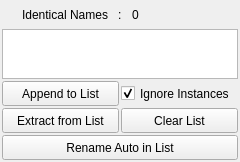
<?xml version="1.0" encoding="UTF-8"?>
<ui version="4.0">
	<class>WindowMain</class>
	<widget class="QMainWindow" name="WindowMain">
		<property name="geometry">
			<rect>
				<x>0</x>
				<y>0</y>
				<width>240</width>
				<height>162</height>
			</rect>
		</property>
		<property name="windowTitle">
			<string>Namer</string>
		</property>
		<property name="windowIcon">
			<iconset>
				<normaloff>../icons/ToolSeq.svg</normaloff>../icons/ToolSeq.svg
			</iconset>
		</property>
		<widget class="QWidget" name="Widget_00">
			<layout class="QVBoxLayout" name="verticalLayout">
				<property name="spacing">
					<number>2</number>
				</property>
				<property name="leftMargin">
					<number>2</number>
				</property>
				<property name="topMargin">
					<number>2</number>
				</property>
				<property name="rightMargin">
					<number>2</number>
				</property>
				<property name="bottomMargin">
					<number>2</number>
				</property>
				<item>
					<widget class="QWidget" name="Widget_01" native="true">
						<layout class="QHBoxLayout" name="horizontalLayout">
							<property name="spacing">
								<number>10</number>
							</property>
							<property name="leftMargin">
								<number>0</number>
							</property>
							<property name="topMargin">
								<number>0</number>
							</property>
							<property name="rightMargin">
								<number>0</number>
							</property>
							<property name="bottomMargin">
								<number>0</number>
							</property>
							<item>
								<widget class="QLabel" name="label">
									<property name="sizePolicy">
										<sizepolicy hsizetype="Ignored" vsizetype="Ignored">
											<horstretch>0</horstretch>
											<verstretch>0</verstretch>
										</sizepolicy>
									</property>
									<property name="minimumSize">
										<size>
											<width>0</width>
											<height>25</height>
										</size>
									</property>
									<property name="text">
										<string>Identical Names</string>
									</property>
									<property name="alignment">
										<set>Qt::AlignRight|Qt::AlignTrailing|Qt::AlignVCenter</set>
									</property>
								</widget>
							</item>
							<item>
								<widget class="QLabel" name="label_2">
									<property name="sizePolicy">
										<sizepolicy hsizetype="Fixed" vsizetype="Ignored">
											<horstretch>0</horstretch>
											<verstretch>0</verstretch>
										</sizepolicy>
									</property>
									<property name="minimumSize">
										<size>
											<width>0</width>
											<height>25</height>
										</size>
									</property>
									<property name="text">
										<string>:</string>
									</property>
								</widget>
							</item>
							<item>
								<widget class="QLabel" name="Label_IdenticalNamesCount">
									<property name="sizePolicy">
										<sizepolicy hsizetype="Ignored" vsizetype="Ignored">
											<horstretch>0</horstretch>
											<verstretch>0</verstretch>
										</sizepolicy>
									</property>
									<property name="minimumSize">
										<size>
											<width>0</width>
											<height>25</height>
										</size>
									</property>
									<property name="text">
										<string>0</string>
									</property>
								</widget>
							</item>
						</layout>
					</widget>
				</item>
				<item>
					<widget class="QWidget" name="Widget_02" native="true">
						<layout class="QHBoxLayout" name="horizontalLayout_4">
							<property name="spacing">
								<number>2</number>
							</property>
							<property name="leftMargin">
								<number>0</number>
							</property>
							<property name="topMargin">
								<number>0</number>
							</property>
							<property name="rightMargin">
								<number>0</number>
							</property>
							<property name="bottomMargin">
								<number>0</number>
							</property>
							<item>
								<widget class="QListWidget" name="List_IdenticalNames">
									<property name="sizePolicy">
										<sizepolicy hsizetype="Ignored" vsizetype="Expanding">
											<horstretch>0</horstretch>
											<verstretch>0</verstretch>
										</sizepolicy>
									</property>
									<property name="minimumSize">
										<size>
											<width>0</width>
											<height>25</height>
										</size>
									</property>
									<property name="alternatingRowColors">
										<bool>true</bool>
									</property>
									<property name="selectionMode">
										<enum>QAbstractItemView::ExtendedSelection</enum>
									</property>
								</widget>
							</item>
						</layout>
					</widget>
				</item>
				<item>
					<widget class="QWidget" name="Widget_03" native="true">
						<layout class="QHBoxLayout" name="horizontalLayout_2">
							<property name="spacing">
								<number>2</number>
							</property>
							<property name="leftMargin">
								<number>0</number>
							</property>
							<property name="topMargin">
								<number>0</number>
							</property>
							<property name="rightMargin">
								<number>0</number>
							</property>
							<property name="bottomMargin">
								<number>0</number>
							</property>
							<item>
								<widget class="QPushButton" name="Button_AppendToList">
									<property name="sizePolicy">
										<sizepolicy hsizetype="Ignored" vsizetype="Ignored">
											<horstretch>0</horstretch>
											<verstretch>0</verstretch>
										</sizepolicy>
									</property>
									<property name="minimumSize">
										<size>
											<width>0</width>
											<height>25</height>
										</size>
									</property>
									<property name="text">
										<string>Append to List</string>
									</property>
								</widget>
							</item>
							<item>
								<widget class="QCheckBox" name="Check_IgnoreInstances">
									<property name="sizePolicy">
										<sizepolicy hsizetype="Ignored" vsizetype="Ignored">
											<horstretch>0</horstretch>
											<verstretch>0</verstretch>
										</sizepolicy>
									</property>
									<property name="minimumSize">
										<size>
											<width>0</width>
											<height>25</height>
										</size>
									</property>
									<property name="text">
										<string>Ignore Instances</string>
									</property>
									<property name="checked">
										<bool>true</bool>
									</property>
								</widget>
							</item>
						</layout>
					</widget>
				</item>
				<item>
					<widget class="QWidget" name="Widget_04" native="true">
						<layout class="QHBoxLayout" name="horizontalLayout_5">
							<property name="spacing">
								<number>2</number>
							</property>
							<property name="leftMargin">
								<number>0</number>
							</property>
							<property name="topMargin">
								<number>0</number>
							</property>
							<property name="rightMargin">
								<number>0</number>
							</property>
							<property name="bottomMargin">
								<number>0</number>
							</property>
							<item>
								<widget class="QPushButton" name="Button_ExtractFromList">
									<property name="sizePolicy">
										<sizepolicy hsizetype="Ignored" vsizetype="Ignored">
											<horstretch>0</horstretch>
											<verstretch>0</verstretch>
										</sizepolicy>
									</property>
									<property name="minimumSize">
										<size>
											<width>0</width>
											<height>25</height>
										</size>
									</property>
									<property name="text">
										<string>Extract from List</string>
									</property>
								</widget>
							</item>
							<item>
								<widget class="QPushButton" name="Button_ClearList">
									<property name="sizePolicy">
										<sizepolicy hsizetype="Ignored" vsizetype="Ignored">
											<horstretch>0</horstretch>
											<verstretch>0</verstretch>
										</sizepolicy>
									</property>
									<property name="minimumSize">
										<size>
											<width>0</width>
											<height>25</height>
										</size>
									</property>
									<property name="text">
										<string>Clear List</string>
									</property>
								</widget>
							</item>
						</layout>
					</widget>
				</item>
				<item>
					<widget class="QWidget" name="Widget_05" native="true">
						<layout class="QHBoxLayout" name="horizontalLayout_3">
							<property name="spacing">
								<number>2</number>
							</property>
							<property name="leftMargin">
								<number>0</number>
							</property>
							<property name="topMargin">
								<number>0</number>
							</property>
							<property name="rightMargin">
								<number>0</number>
							</property>
							<property name="bottomMargin">
								<number>0</number>
							</property>
							<item>
								<widget class="QPushButton" name="Button_RenameAutoInList">
									<property name="sizePolicy">
										<sizepolicy hsizetype="Ignored" vsizetype="Ignored">
											<horstretch>0</horstretch>
											<verstretch>0</verstretch>
										</sizepolicy>
									</property>
									<property name="minimumSize">
										<size>
											<width>0</width>
											<height>25</height>
										</size>
									</property>
									<property name="text">
										<string>Rename Auto in List</string>
									</property>
								</widget>
							</item>
						</layout>
					</widget>
				</item>
			</layout>
		</widget>
	</widget>
	<resources/>
	<connections/>
</ui>
